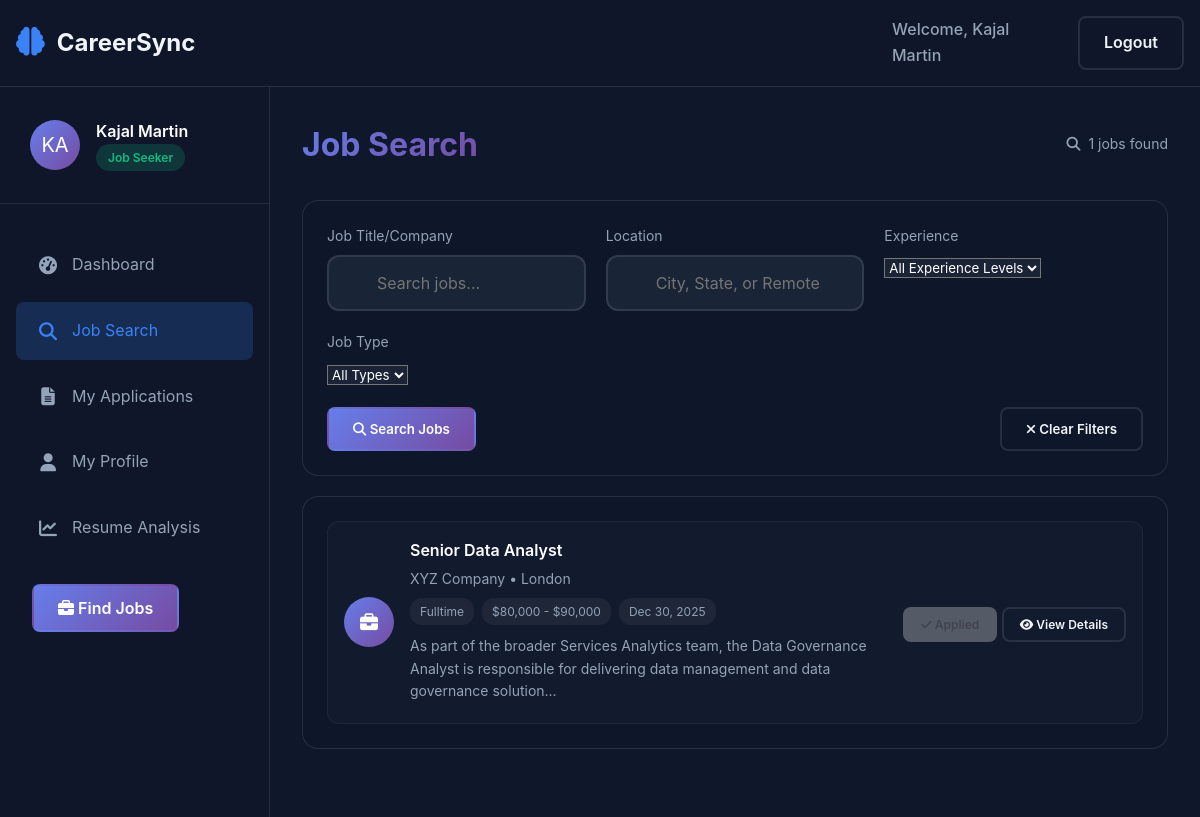
The page /dashboard/candidate/job-search (signed in) on the database its author committed.
### models.py (models this page shows, shortened)
class JobPosting(db.Model):
    __tablename__ = 'job_posting'
    id = db.Column(db.Integer, primary_key=True)
    title = db.Column(db.String(200), nullable=False)
    company = db.Column(db.String(200), nullable=False)
    location = db.Column(db.String(100))
    salary_range = db.Column(db.String(100))
    description = db.Column(db.Text, nullable=False)
    requirements = db.Column(db.Text, nullable=False)
    job_type = db.Column(db.String(50), nullable=False)
    status = db.Column(db.String(20), default='active')
    hr_id = db.Column(db.Integer, db.ForeignKey('user.id'), nullable=False)
    created_at = db.Column(db.DateTime, default=datetime.utcnow)
    updated_at = db.Column(db.DateTime, default=datetime.utcnow, onupdate=datetime.utcnow)
    applications = db.relationship('Application', backref='job', lazy=True)

### candidate_dashboard.py (the view)
@candidate_bp.route('/job-search')
def job_search():
    if 'user_id' not in session or session.get('user_type') != 'jobseeker':
        return redirect(url_for('login'))
    search_query = request.args.get('search', '')
    location_filter = request.args.get('location', '')
    experience_filter = request.args.get('experience', 'all')
    job_type_filter = request.args.get('job_type', 'all')
    query = JobPosting.query.filter_by(status='active')
    if search_query:
        query = query.filter(
            JobPosting.title.ilike(f'%{search_query}%') |
            JobPosting.company.ilike(f'%{search_query}%') |
            JobPosting.description.ilike(f'%{search_query}%')
        )
    if location_filter:
        query = query.filter(JobPosting.location.ilike(f'%{location_filter}%'))
    if experience_filter != 'all':
        query = query.filter(JobPosting.experience.ilike(f'%{experience_filter}%'))
    if job_type_filter != 'all':
        query = query.filter(JobPosting.job_type == job_type_filter)
    jobs = query.order_by(JobPosting.created_at.desc()).all()
    user_id = session['user_id']
    applied_job_ids = [app.job_id for app in
                      Application.query.filter_by(candidate_id=user_id).all()]
    return render_template('candidate_job_search.html',
                         jobs=jobs,
                         applied_job_ids=applied_job_ids,
                         user_name=session['user_name'])

### templates/candidate_job_search.html (shortened to what this page needs)
{% extends 'candidate_dashboard_base.html' %}
{% block content %}
    <div class="dashboard-header">
        <h1>Job Search</h1>
        <div class="header-actions">
            <div class="date-display">
                <i class="fas fa-search"></i>
                <span>{{ jobs|length }} jobs found</span>
            </div>
        </div>
    </div>
    <div class="dashboard-card" style="margin-bottom: 20px;">
        <div class="card-body">
            <form method="GET" action="{{ url_for('candidate.job_search') }}" id="searchForm">
                <div style="display: grid; grid-template-columns: repeat(auto-fit, minmax(200px, 1fr)); gap: 20px; margin-bottom: 20px;">
                    <div>
                        <label style="display: block; color: var(--text-secondary); margin-bottom: 8px; font-size: 14px;">Job Title/Company</label>
                        <input type="text" name="search" placeholder="Search jobs..." value="{{ request.args.get('search', '') }}"
                               class="form-control" style="background: var(--card-bg);">
                    </div>
                    <div>
                        <label style="display: block; color: var(--text-secondary); margin-bottom: 8px; font-size: 14px;">Location</label>
                        <input type="text" name="location" placeholder="City, State, or Remote" value="{{ request.args.get('location', '') }}"
                               class="form-control" style="background: var(--card-bg);">
                    </div>
                    <div>
                        <label style="display: block; color: var(--text-secondary); margin-bottom: 8px; font-size: 14px;">Experience</label>
                        <select name="experience" class="form-control" style="background: var(--card-bg);">
                            <option value="all">All Experience Levels</option>
                        </select>
                    </div>
                    <div>
                        <label style="display: block; color: var(--text-secondary); margin-bottom: 8px; font-size: 14px;">Job Type</label>
                        <select name="job_type" class="form-control" style="background: var(--card-bg);">
                            <option value="all">All Types</option>
                        </select>
                    </div>
                </div>
                <div style="display: flex; justify-content: space-between;">
                    <button type="submit" class="btn btn-primary">
                        <i class="fas fa-search"></i> Search Jobs
                    </button>
                    <button type="button" onclick="clearSearch()" class="btn btn-outline">
                        <i class="fas fa-times"></i> Clear Filters
                    </button>
                </div>
            </form>
        </div>
    </div>
    <div class="dashboard-card">
        <div class="card-body">
            {% if jobs %}
                <div class="candidates-list">
                    {% for job in jobs %}
                    <div class="candidate-item">
                        <div class="candidate-avatar" style="background: var(--primary-gradient);">
                            <i class="fas fa-briefcase"></i>
                        </div>
                        <div class="candidate-info">
                            <h4>{{ job.title }}</h4>
                            <p>{{ job.company }} • {{ job.location or 'Location not specified' }}</p>
                            <div class="candidate-tags">
                                <span class="tag">{{ job.job_type|title }}</span>
                                {% if job.salary_range %}
                                <span class="tag">{{ job.salary_range }}</span>
                                {% endif %}
                                <span class="tag">{{ job.created_at.strftime('%b %d, %Y') }}</span>
                            </div>
                            <div style="margin-top: 10px;">
                                <p style="color: var(--text-secondary); font-size: 14px;">
                                    {{ job.description[:150] }}...
                                </p>
                            </div>
                        </div>
                        <div class="candidate-actions">
                            {% if job.id in applied_job_ids %}
                                <button class="btn btn-success btn-sm" disabled style="cursor: not-allowed;">
                                    <i class="fas fa-check"></i> Applied
                                </button>
                            {% else %}
                                <a href="{{ url_for('candidate.apply_job', job_id=job.id) }}" class="btn btn-primary btn-sm">
                                    <i class="fas fa-paper-plane"></i> Apply Now
                                </a>
                            {% endif %}
                            <button class="btn btn-outline btn-sm" onclick="viewJobDetails({{ job.id }})" style="margin-top: 5px;">
                                <i class="fas fa-eye"></i> View Details
                            </button>
                        </div>
                    </div>
                    {% endfor %}
                </div>
            {% endif %}
        </div>
    </div>
{% endblock %}

### static/css/style.css (style rules this page uses)
:root { --primary-gradient: linear-gradient(135deg, #667eea 0%, #764ba2 100%); --secondary-gradient: linear-gradient(135deg, #f093fb 0%, #f5576c 100%); --dark-bg: #0f172a; --card-bg: rgba(30, 41, 59, 0.8); --primary-color: #3b82f6; --secondary-color: #10b981; --accent-color2: #8b5cf6; --danger-color: #ef4444; --warning-color: #f59e0b; --card-bg2: rgba(15, 23, 42, 0.95); --text-primary: #f1f5f9; --text-secondary: #94a3b8; --border-color: rgba(255, 255, 255, 0.1); --ca-primary: #6366f1; --ca-primary-light: #818cf8; --ca-darker: #020617; --ca-gray: #64748b; --ca-gradient: linear-gradient(135deg, #6366f1 0%, #818cf8 100%); }
* { margin: 0; padding: 0; box-sizing: border-box; font-family: 'Inter', -apple-system, BlinkMacSystemFont, sans-serif; }
html { scroll-behavior: smooth; }
body { background: var(--dark-bg); color: white; overflow-x: hidden; line-height: 1.6; }
.btn { padding: 0.75rem 1.5rem; border-radius: 8px; font-weight: 600; text-decoration: none; cursor: pointer; border: 2px solid transparent; transition: all 0.3s ease; }
.btn-primary { background: var(--primary-gradient); color: white; }
.btn-outline { background: transparent; border-color: var(--border-color); color: var(--text-primary); }
.btn-sm { padding: 0.5rem 1rem; font-size: 0.875rem; }
input { width: 100%; padding: 16px 16px 16px 48px; background: rgba(30, 41, 59, 0.8); border: 2px solid rgba(255, 255, 255, 0.1); border-radius: 12px; color: white; font-size: 16px; transition: all 0.3s ease; }
.dashboard-header { display: flex; justify-content: space-between; align-items: center; margin-bottom: 30px; }
.dashboard-header h1 { margin: 0; font-size: 2rem; font-weight: 700; background: var(--primary-gradient); -webkit-background-clip: text; -webkit-text-fill-color: transparent; }
.date-display { display: flex; align-items: center; gap: 0.5rem; color: var(--text-secondary); font-size: 0.875rem; }
.dashboard-card { background: var(--card-bg2); border: 1px solid var(--border-color); border-radius: 16px; overflow-y: auto; }
.card-body { padding: 1.5rem; }
.candidates-list { display: flex; flex-direction: column; gap: 1rem; }
.candidate-item { display: flex; align-items: center; padding: 1rem; background: rgba(255, 255, 255, 0.02); border-radius: 12px; border: 1px solid rgba(255, 255, 255, 0.05); transition: all 0.3s ease; }
.candidate-avatar { width: 50px; height: 50px; border-radius: 50%; background: var(--primary-gradient); display: flex; align-items: center; justify-content: center; font-size: 1.125rem; font-weight: 600; color: white; margin-right: 1rem; }
.candidate-info { flex: 1; }
.candidate-info h4 { margin: 0; font-size: 1rem; font-weight: 600; }
.candidate-info p { margin: 0.25rem 0; color: var(--text-secondary); font-size: 0.875rem; }
.candidate-tags { display: flex; gap: 0.5rem; margin-top: 0.5rem; }
.tag { padding: 0.25rem 0.625rem; background: rgba(255, 255, 255, 0.05); border-radius: 12px; font-size: 0.75rem; color: var(--text-secondary); }
.candidate-actions .btn-sm { padding: 0.5rem 1rem; font-size: 0.75rem; }
.form-control { background: var(--card-bg); color: #fff; }

### rows shown on the page
JobPosting: title "Senior Data Analyst", company "XYZ Company", location "London", job_type "Fulltime", salary_range "$80,000 - $90,000", created_at "Dec 30, 2025", description "As part of the broader Services Analytics team, the Data Governance Analyst is responsible for delivering data management and data governance solution", shows "Applied"

### other values the page prints
{{ user_name }} "Kajal Martin"
{{ user_name[:2].upper() if user_name else 'JS' }} "KA"
{{ jobs|length }} "1"
